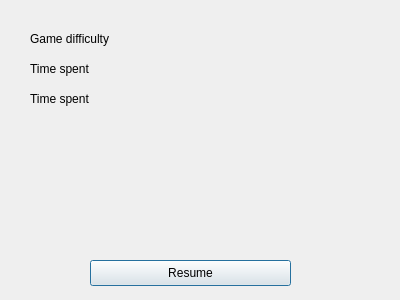
<?xml version="1.0" encoding="UTF-8"?>
<ui version="4.0">
 <class>PauseDialog</class>
 <widget class="QDialog" name="PauseDialog">
  <property name="geometry">
   <rect>
    <x>0</x>
    <y>0</y>
    <width>400</width>
    <height>300</height>
   </rect>
  </property>
  <property name="windowTitle">
   <string>Dialog</string>
  </property>
  <widget class="QPushButton" name="pushButton">
   <property name="geometry">
    <rect>
     <x>90</x>
     <y>260</y>
     <width>201</width>
     <height>26</height>
    </rect>
   </property>
   <property name="text">
    <string>Resume</string>
   </property>
  </widget>
  <widget class="QLabel" name="label">
   <property name="geometry">
    <rect>
     <x>30</x>
     <y>30</y>
     <width>111</width>
     <height>18</height>
    </rect>
   </property>
   <property name="text">
    <string>Game difficulty</string>
   </property>
  </widget>
  <widget class="QLabel" name="label_2">
   <property name="geometry">
    <rect>
     <x>30</x>
     <y>60</y>
     <width>111</width>
     <height>18</height>
    </rect>
   </property>
   <property name="text">
    <string>Time spent</string>
   </property>
  </widget>
  <widget class="QLabel" name="label_3">
   <property name="geometry">
    <rect>
     <x>30</x>
     <y>90</y>
     <width>111</width>
     <height>18</height>
    </rect>
   </property>
   <property name="text">
    <string>Time spent</string>
   </property>
  </widget>
 </widget>
 <resources/>
 <connections/>
</ui>
